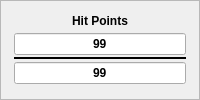
                <widget class="QFrame" name="frameHitPoints">
                 <property name="frameShape">
                  <enum>QFrame::StyledPanel</enum>
                 </property>
                 <property name="frameShadow">
                  <enum>QFrame::Raised</enum>
                 </property>
                 <layout class="QGridLayout" name="gridLayout_12">
                  <property name="leftMargin">
                   <number>0</number>
                  </property>
                  <property name="topMargin">
                   <number>0</number>
                  </property>
                  <property name="rightMargin">
                   <number>0</number>
                  </property>
                  <property name="bottomMargin">
                   <number>0</number>
                  </property>
                  <property name="spacing">
                   <number>0</number>
                  </property>
                  <item row="1" column="0">
                   <widget class="QLabel" name="lblFrameStrengthLeft_7">
                    <property name="sizePolicy">
                     <sizepolicy hsizetype="Fixed" vsizetype="Ignored">
                      <horstretch>0</horstretch>
                      <verstretch>0</verstretch>
                     </sizepolicy>
                    </property>
                    <property name="minimumSize">
                     <size>
                      <width>10</width>
                      <height>0</height>
                     </size>
                    </property>
                    <property name="maximumSize">
                     <size>
                      <width>10</width>
                      <height>16777215</height>
                     </size>
                    </property>
                    <property name="pixmap">
                     <pixmap resource="resources.qrc">:/img/data/character_stat_left.png</pixmap>
                    </property>
                    <property name="scaledContents">
                     <bool>true</bool>
                    </property>
                   </widget>
                  </item>
                  <item row="2" column="0">
                   <widget class="QLabel" name="lblFrameStrengthBottomLeft_7">
                    <property name="sizePolicy">
                     <sizepolicy hsizetype="Fixed" vsizetype="Fixed">
                      <horstretch>0</horstretch>
                      <verstretch>0</verstretch>
                     </sizepolicy>
                    </property>
                    <property name="minimumSize">
                     <size>
                      <width>11</width>
                      <height>11</height>
                     </size>
                    </property>
                    <property name="maximumSize">
                     <size>
                      <width>11</width>
                      <height>11</height>
                     </size>
                    </property>
                    <property name="pixmap">
                     <pixmap resource="resources.qrc">:/img/data/character_stat_bottomleft.png</pixmap>
                    </property>
                    <property name="scaledContents">
                     <bool>true</bool>
                    </property>
                   </widget>
                  </item>
                  <item row="0" column="0">
                   <widget class="QLabel" name="lblFrameStrengthTopLeft_7">
                    <property name="sizePolicy">
                     <sizepolicy hsizetype="Fixed" vsizetype="Fixed">
                      <horstretch>0</horstretch>
                      <verstretch>0</verstretch>
                     </sizepolicy>
                    </property>
                    <property name="minimumSize">
                     <size>
                      <width>11</width>
                      <height>11</height>
                     </size>
                    </property>
                    <property name="maximumSize">
                     <size>
                      <width>11</width>
                      <height>11</height>
                     </size>
                    </property>
                    <property name="text">
                     <string/>
                    </property>
                    <property name="pixmap">
                     <pixmap resource="resources.qrc">:/img/data/character_stat_topleft.png</pixmap>
                    </property>
                    <property name="scaledContents">
                     <bool>true</bool>
                    </property>
                   </widget>
                  </item>
                  <item row="1" column="2">
                   <widget class="QLabel" name="lblFrameStrengthRight_7">
                    <property name="sizePolicy">
                     <sizepolicy hsizetype="Fixed" vsizetype="Ignored">
                      <horstretch>0</horstretch>
                      <verstretch>0</verstretch>
                     </sizepolicy>
                    </property>
                    <property name="minimumSize">
                     <size>
                      <width>11</width>
                      <height>0</height>
                     </size>
                    </property>
                    <property name="maximumSize">
                     <size>
                      <width>11</width>
                      <height>16777215</height>
                     </size>
                    </property>
                    <property name="pixmap">
                     <pixmap resource="resources.qrc">:/img/data/character_stat_right.png</pixmap>
                    </property>
                    <property name="scaledContents">
                     <bool>true</bool>
                    </property>
                   </widget>
                  </item>
                  <item row="2" column="2">
                   <widget class="QLabel" name="lblFrameStrengthBottomRight_7">
                    <property name="sizePolicy">
                     <sizepolicy hsizetype="Fixed" vsizetype="Fixed">
                      <horstretch>0</horstretch>
                      <verstretch>0</verstretch>
                     </sizepolicy>
                    </property>
                    <property name="minimumSize">
                     <size>
                      <width>11</width>
                      <height>11</height>
                     </size>
                    </property>
                    <property name="maximumSize">
                     <size>
                      <width>11</width>
                      <height>11</height>
                     </size>
                    </property>
                    <property name="pixmap">
                     <pixmap resource="resources.qrc">:/img/data/character_stat_bottomright.png</pixmap>
                    </property>
                    <property name="scaledContents">
                     <bool>true</bool>
                    </property>
                   </widget>
                  </item>
                  <item row="0" column="2">
                   <widget class="QLabel" name="lblFrameStrengthTopRight_7">
                    <property name="sizePolicy">
                     <sizepolicy hsizetype="Fixed" vsizetype="Fixed">
                      <horstretch>0</horstretch>
                      <verstretch>0</verstretch>
                     </sizepolicy>
                    </property>
                    <property name="minimumSize">
                     <size>
                      <width>11</width>
                      <height>11</height>
                     </size>
                    </property>
                    <property name="maximumSize">
                     <size>
                      <width>11</width>
                      <height>11</height>
                     </size>
                    </property>
                    <property name="text">
                     <string/>
                    </property>
                    <property name="pixmap">
                     <pixmap resource="resources.qrc">:/img/data/character_stat_topright.png</pixmap>
                    </property>
                    <property name="scaledContents">
                     <bool>true</bool>
                    </property>
                   </widget>
                  </item>
                  <item row="1" column="1">
                   <widget class="QFrame" name="frameHitPointsContents">
                    <layout class="QVBoxLayout" name="verticalLayout_35" stretch="1,2,2,0,0,2">
                     <property name="spacing">
                      <number>2</number>
                     </property>
                     <property name="leftMargin">
                      <number>2</number>
                     </property>
                     <property name="topMargin">
                      <number>2</number>
                     </property>
                     <property name="rightMargin">
                      <number>2</number>
                     </property>
                     <property name="bottomMargin">
                      <number>2</number>
                     </property>
                     <item>
                      <widget class="QLabel" name="label_53">
                       <property name="font">
                        <font>
                         <bold>true</bold>
                        </font>
                       </property>
                       <property name="text">
                        <string>Hit Points</string>
                       </property>
                       <property name="alignment">
                        <set>Qt::AlignCenter</set>
                       </property>
                      </widget>
                     </item>
                     <item>
                      <spacer name="verticalSpacer_3">
                       <property name="orientation">
                        <enum>Qt::Vertical</enum>
                       </property>
                       <property name="sizeType">
                        <enum>QSizePolicy::Preferred</enum>
                       </property>
                       <property name="sizeHint" stdset="0">
                        <size>
                         <width>20</width>
                         <height>0</height>
                        </size>
                       </property>
                      </spacer>
                     </item>
                     <item>
                      <widget class="QLineEdit" name="edtHitPoints">
                       <property name="sizePolicy">
                        <sizepolicy hsizetype="Preferred" vsizetype="Preferred">
                         <horstretch>0</horstretch>
                         <verstretch>0</verstretch>
                        </sizepolicy>
                       </property>
                       <property name="font">
                        <font>
                         <bold>true</bold>
                        </font>
                       </property>
                       <property name="text">
                        <string>99</string>
                       </property>
                       <property name="alignment">
                        <set>Qt::AlignCenter</set>
                       </property>
                      </widget>
                     </item>
                     <item>
                      <widget class="Line" name="line">
                       <property name="frameShadow">
                        <enum>QFrame::Plain</enum>
                       </property>
                       <property name="lineWidth">
                        <number>2</number>
                       </property>
                       <property name="orientation">
                        <enum>Qt::Horizontal</enum>
                       </property>
                      </widget>
                     </item>
                     <item>
                      <widget class="QLineEdit" name="edtHitPointsMax">
                       <property name="sizePolicy">
                        <sizepolicy hsizetype="Preferred" vsizetype="Preferred">
                         <horstretch>0</horstretch>
                         <verstretch>0</verstretch>
                        </sizepolicy>
                       </property>
                       <property name="font">
                        <font>
                         <bold>true</bold>
                        </font>
                       </property>
                       <property name="text">
                        <string>99</string>
                       </property>
                       <property name="alignment">
                        <set>Qt::AlignCenter</set>
                       </property>
                      </widget>
                     </item>
                     <item>
                      <spacer name="verticalSpacer_2">
                       <property name="orientation">
                        <enum>Qt::Vertical</enum>
                       </property>
                       <property name="sizeType">
                        <enum>QSizePolicy::Preferred</enum>
                       </property>
                       <property name="sizeHint" stdset="0">
                        <size>
                         <width>20</width>
                         <height>0</height>
                        </size>
                       </property>
                      </spacer>
                     </item>
                    </layout>
                   </widget>
                  </item>
                  <item row="0" column="1">
                   <widget class="QLabel" name="lblFrameStrengthTop_7">
                    <property name="sizePolicy">
                     <sizepolicy hsizetype="Ignored" vsizetype="Fixed">
                      <horstretch>0</horstretch>
                      <verstretch>0</verstretch>
                     </sizepolicy>
                    </property>
                    <property name="minimumSize">
                     <size>
                      <width>0</width>
                      <height>11</height>
                     </size>
                    </property>
                    <property name="maximumSize">
                     <size>
                      <width>16777215</width>
                      <height>11</height>
                     </size>
                    </property>
                    <property name="pixmap">
                     <pixmap resource="resources.qrc">:/img/data/character_stat_top.png</pixmap>
                    </property>
                    <property name="scaledContents">
                     <bool>true</bool>
                    </property>
                   </widget>
                  </item>
                  <item row="2" column="1">
                   <widget class="QLabel" name="lblFrameStrengthBottom_7">
                    <property name="sizePolicy">
                     <sizepolicy hsizetype="Ignored" vsizetype="Ignored">
                      <horstretch>0</horstretch>
                      <verstretch>0</verstretch>
                     </sizepolicy>
                    </property>
                    <property name="minimumSize">
                     <size>
                      <width>0</width>
                      <height>11</height>
                     </size>
                    </property>
                    <property name="maximumSize">
                     <size>
                      <width>16777215</width>
                      <height>11</height>
                     </size>
                    </property>
                    <property name="pixmap">
                     <pixmap resource="resources.qrc">:/img/data/character_stat_bottom.png</pixmap>
                    </property>
                    <property name="scaledContents">
                     <bool>true</bool>
                    </property>
                   </widget>
                  </item>
                 </layout>
                </widget>
